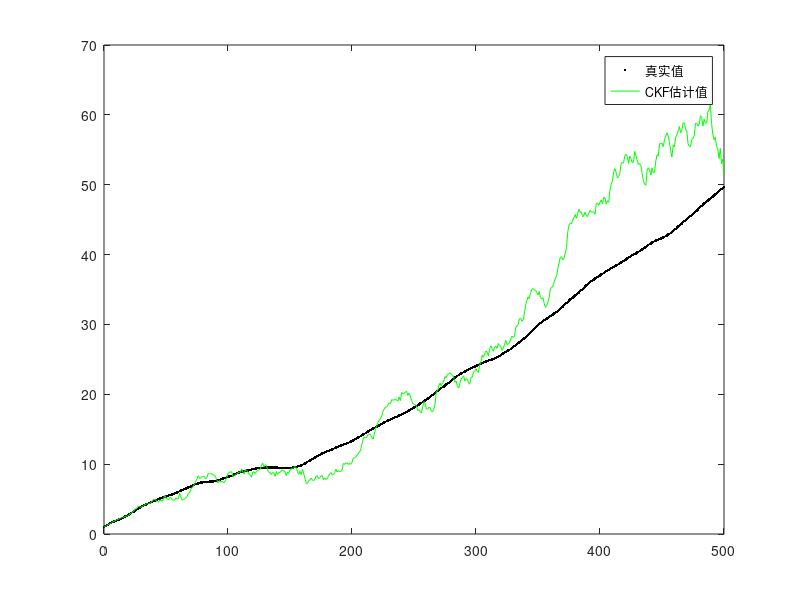

The MATLAB script that drew this image:
 %%%%%%%%%%%%%%%%%%%%%%%%%%%%%%%%%%%%%%%%%%%%%%%%%%%%%%%%%%%%%%%%%%%%%%%%%%%
    %  容积Kalman滤波
    %  状态方程：x(:,k+1) = F * x(:,k) +[sqrt(Q) * randn;0]; 
    %  观测方程：z(k+1) = atan(0.1 * x(1,k+1)) + sqrt(R) * randn; 
 %%%%%%%%%%%%%%%%%%%%%%%%%%%%%%%%%%%%%%%%%%%%%%%%%%%%%%%%%%%%%%%%%%%%%%%%%%%
    clc; clear all;close all;
    n=501;
    tf = 500;                                     % 模拟长度 
    x=zeros(2,n);
    z=zeros(1,n);
    x(:,1) =[1;0.1];                              % 初始状态 
    x_ckf=zeros(2,n);
    % x_estimate(:,1) = [1;0.1];                  %状态的估计
    x_ckf(:,1)=[1;0.1];
    % e_x_estimate = x_estimate(:,1);             %EKF的初始估计
    xhat=x_ckf(:,1);
    x_e_error=zeros(1,n);
    x_c_error=zeros(1,n);
    z_e_error=zeros(1,n);
    z_c_error=zeros(1,n);
    Q = 0.0001;                                    % 过程状态协方差 
    R = 0.16;                                      % 测量噪声协方差 
    P =[0.0099,0;0,0.0001];                        %初始估计方差
    Pplus=P;
    F=[1,1;0,1];
    Gamma=[0.5;1];
    w=0.25;  
    kesi=sqrt(2)*[1,0,-1,0;0,1,0,-1];
    for k = 1 : tf 
        % 模拟系统 
       x(:,k+1) = F * x(:,k) + Gamma * sqrt(Q) * randn;      %状态值 
       %x(:,k+1) = F * x(:,k) +[sqrt(Q) * randn;0]; 
       z(k+1) = atan(0.1 * x(1,k+1)) + sqrt(R) * randn;      %观测值
    end;
    for k = 1 : tf 
        %Cubature卡尔曼滤波器
        %%%%%（1）求协方差矩阵平方根
        S=chol(Pplus,'lower');
        %%%%%（2）计算求容积点
        rjpoint(:,1)=S*kesi(:,1)+xhat;
        rjpoint(:,2)=S*kesi(:,2)+xhat;
        rjpoint(:,3)=S*kesi(:,3)+xhat;
        rjpoint(:,4)=S*kesi(:,4)+xhat;
        %%%%%（3）传播求容积点
        Xminus(:,1)=F*rjpoint(:,1);                           %容积点经过非线性函数后的值
        Xminus(:,2)=F*rjpoint(:,2);
        Xminus(:,3)=F*rjpoint(:,3); 
        Xminus(:,4)=F*rjpoint(:,4); 
        %%%%（4）状态预测
        xminus=w*Xminus(:,1)+w*Xminus(:,2)+w*Xminus(:,3)+w*Xminus(:,4);
        %%%%(5)状态预测协方差阵
        Pminus=w*(Xminus(:,1)*Xminus(:,1)'+Xminus(:,2)*Xminus(:,2)'+Xminus(:,3)*Xminus(:,3)'+Xminus(:,4)*Xminus(:,4)')-xminus*xminus'+Gamma * Q* Gamma';
       %Pminus=w*(Xminus(:,1)*Xminus(:,1)'+Xminus(:,2)*Xminus(:,2)'+Xminus(:,3)*Xminus(:,3)'+Xminus(:,4)*Xminus(:,4)')-xminus*xminus'+[Q,0;0,0]; 
       %%%%观测更新
        %%%%%（1）矩阵分解
        Sminus=chol(Pminus,'lower');
        %%%%%（2）计算求容积点
        rjpoint1(:,1)=Sminus*kesi(:,1)+xminus;
        rjpoint1(:,2)=Sminus*kesi(:,2)+xminus;
        rjpoint1(:,3)=Sminus*kesi(:,3)+xminus;
        rjpoint1(:,4)=Sminus*kesi(:,4)+xminus;
        %%%%%（3）传播求容积点
        Z(1)=atan(0.1*rjpoint1(1,1));
        Z(2)=atan(0.1*rjpoint1(1,2));
        Z(3)=atan(0.1*rjpoint1(1,3));
        Z(4)=atan(0.1*rjpoint1(1,4));
       % Z(:,4)=[atan(0.1*rjpoint1(1,4));0];
        %%%%%%%（4）观测预测
        zhat=w*(Z(1)+Z(2)+Z(3)+Z(4));
        %%%%(5)观测预测协方差阵
        %Pzminus=w*(Z(:,1)*Z(:,1)'+Z(:,2)*Z(:,2)'+Z(:,3)*Z(:,3)'+Z(:,4)*Z(:,4)')-zhat*zhat'+[R,0;0,Q];
        Pzminus=w*(Z(1)^2+Z(2)^2+Z(3)^2+Z(4)^2)-zhat^2+R;
        %%%%(6)互协方差阵
        Pxzminus=w*(rjpoint1(:,1)*Z(1)+rjpoint1(:,2)*Z(2)+rjpoint1(:,3)*Z(3)+rjpoint1(:,4)*Z(4))-xminus*zhat;
        %%%%(7)计算卡尔曼增益
        K=Pxzminus/Pzminus;
        %%%%(8)状态更新
        xhat=xminus+K*(z(k+1)-zhat);
        %%%%(9)状态协方差矩阵更新
        Pplus=Pminus-K*Pzminus*K';
        
        x_ckf(:,k+1)=xhat;
    end
        t = 0 : tf;
    figure;
    plot(t,x(1,:),'k.',t,x_ckf(1,:),'g');
    legend('真实值','CKF估计值');
